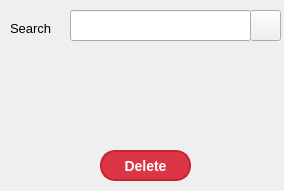
<?xml version="1.0" encoding="UTF-8"?>
<ui version="4.0">
 <class>Form</class>
 <widget class="QWidget" name="Form">
  <property name="geometry">
   <rect>
    <x>0</x>
    <y>0</y>
    <width>284</width>
    <height>191</height>
   </rect>
  </property>
  <property name="windowTitle">
   <string>Form</string>
  </property>
  <widget class="QLabel" name="label">
   <property name="geometry">
    <rect>
     <x>10</x>
     <y>20</y>
     <width>49</width>
     <height>16</height>
    </rect>
   </property>
   <property name="font">
    <font>
     <pointsize>10</pointsize>
    </font>
   </property>
   <property name="text">
    <string>Search</string>
   </property>
  </widget>
  <widget class="QLineEdit" name="lineEdit">
   <property name="geometry">
    <rect>
     <x>70</x>
     <y>10</y>
     <width>181</width>
     <height>31</height>
    </rect>
   </property>
  </widget>
  <widget class="QPushButton" name="pushButton">
   <property name="geometry">
    <rect>
     <x>250</x>
     <y>10</y>
     <width>31</width>
     <height>31</height>
    </rect>
   </property>
   <property name="styleSheet">
    <string notr="true">image: url(:/newPrefix/th.jpg)</string>
   </property>
   <property name="text">
    <string/>
   </property>
  </widget>
  <widget class="QLabel" name="label_2">
   <property name="geometry">
    <rect>
     <x>10</x>
     <y>50</y>
     <width>261</width>
     <height>91</height>
    </rect>
   </property>
   <property name="text">
    <string/>
   </property>
  </widget>
  <widget class="QPushButton" name="pushButton_2">
   <property name="geometry">
    <rect>
     <x>100</x>
     <y>150</y>
     <width>91</width>
     <height>31</height>
    </rect>
   </property>
   <property name="styleSheet">
    <string notr="true">QPushButton {
    background-color: #dc3545;  /* Màu đỏ */
    color: white;
    font-size: 14px;
    font-weight: bold;
    border: 2px solid #c82333;
    border-radius: 15px;
    padding: 5px 10px;
}

/* Khi hover */
QPushButton:hover {
    background-color: #c82333;
    border-color: #bd2130;
}

/* Khi bấm giữ */
QPushButton:pressed {
    background-color: #bd2130;
    border-color: #721c24;
}
</string>
   </property>
   <property name="text">
    <string>Delete</string>
   </property>
  </widget>
  <widget class="QLabel" name="label_3">
   <property name="geometry">
    <rect>
     <x>-20</x>
     <y>0</y>
     <width>341</width>
     <height>201</height>
    </rect>
   </property>
   <property name="styleSheet">
    <string notr="true">image: url(:/newPrefix/hinhnen.jpg);</string>
   </property>
   <property name="text">
    <string/>
   </property>
  </widget>
  <zorder>label_3</zorder>
  <zorder>label</zorder>
  <zorder>lineEdit</zorder>
  <zorder>pushButton</zorder>
  <zorder>label_2</zorder>
  <zorder>pushButton_2</zorder>
 </widget>
 <resources>
  <include location="../image/image.qrc"/>
 </resources>
 <connections/>
</ui>
